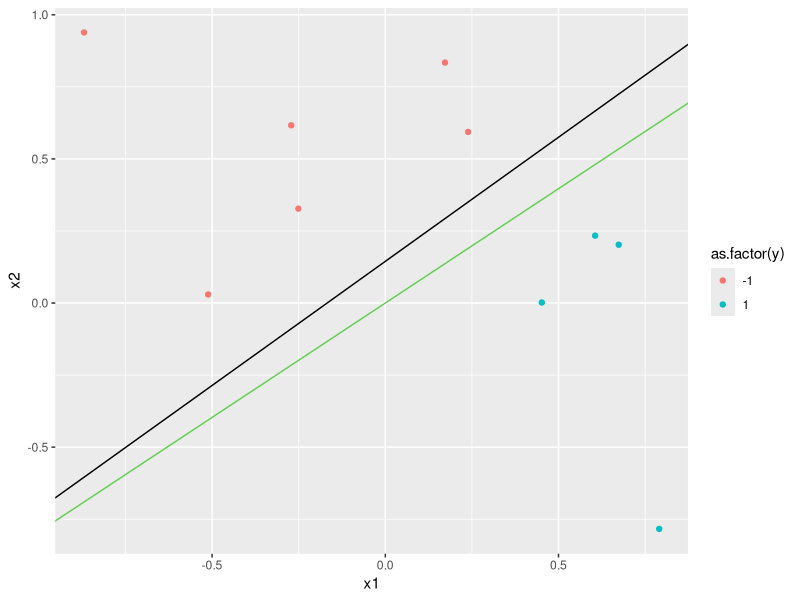

Source code (R):
## Function to generate the data (by Chaoping)
data.generate = function(n = 10, ext = 1){ 
  # Generate the points.
  x1 = runif(n, -ext, ext)
  x2 = runif(n, -ext, ext)
  
  # Draw a random line in the area.
  point = runif(2, -ext, ext)
  point2 = runif(2, -ext, ext)
  slope = (point2[2] - point[2]) / (point2[1] - point[1])
  intercept = point[2] - slope * point[1]
  
  # Assign the dependent values.
  y = as.numeric(x1 * slope + intercept > x2) * 2 - 1
  
  # Return the values.
  data = data.frame(x1,x2,y)
  return(list(data = data,slope = slope, intercept = intercept))
}  


##### PLA  #####

# Help function to generate the test points (I used 10000 test points)

data.gen2 <- function(n=10000){
  x1 = runif(n, -1, 1)
  x2 = runif(n, -1, 1)
  data <- data.frame(x1,x2)
  data
}


iterations <- numeric(0)    # initialising the iterations and misclassification probability vectors
probability <- numeric(0)

# Setting up the runs and the algorithm

for (i in 1:2){
  generated  <-  data.generate(n=10)    # generating points (set n=10 or n=100) and target function
  input  <-  as.matrix(cbind(1, generated$data[c(1,2)])) # creating the input matrix
  
  w  <-  c(0,0,0)  # initializing the weights
  res <- apply(input,1,function(x) t(w)%*%x)  # multiplying transpose of w with each row of input matrix 
  
  k <- 1  # initializing the iterations
  
  while (any(sign(res)!=generated$data$y))    # as long as the sign of all elements of res vector differ from the true 
  {                                           # output y, we perform the PLA algorithm below
    #cat("Iteration:", k, "\n")
    mis <- which(sign(res)!=generated$data$y)  # getting the points for which hypotesis is wrong
    ifelse (length(mis)==1, n <- mis, n <- sample(which(sign(res)!=generated$data$y),1))  # randomly sample one of these points
    w <- w + generated$data$y[n]*input[n,]  # apply PLA, get new weights
    res <- apply(input,1,function(x) t(w)%*%x)  # use new weights to get the new res vector
    k <- k+1  # increase the iteration count
  }
  #cat ("Number of iterations to converge: ", k, "\n")
  iterations[i] <- k-1 # store the number of iterations needed in each run
  
  new.data <- data.gen2()  #  generating the test points for examining out-of-sample performance
  f  <-  as.numeric(new.data$x1 * generated$slope + generated$intercept > new.data$x2) * 2 - 1  # classifying points according to the true function f
  g  <-  as.numeric(new.data$x1 * (-w[2]/w[3]) - w[1]/w[3] > new.data$x2) * 2 - 1  # classifying points according to the hypothesised function g, using the 
  # final weights provided by PLA            
  
  probability[i] <- sum(f!=g)/10000  # store the misclassification errors from each run
}

# Main results: average of iterations and estimated misclassification probability
mean(iterations)
mean(probability)


# Function to plot the points and f and g functions from  one iteration

library(ggplot2)

qplot(x1,x2,col= as.factor(y), data = generated$data) + 
  geom_abline(intercept = generated$intercept, slope = generated$slope) +
  geom_abline(intercept = -w[1]/w[3], slope = -w[2]/w[3], col=3)

# qplot(x1,x2,col= as.factor(y), data = generated$data) + 
#   geom_abline(intercept = generated$intercept, slope = generated$slope)


#g  <-  as.numeric(new.data$x1 * (-w[2]/w[3]) - w[1]/w[3] > new.data$x2) * 2 - 1  # classifying points according to the hypothesised function g, using the 



